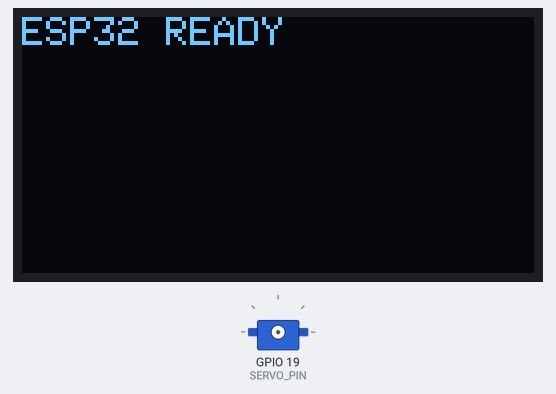
Bench run of a sketch on a simulated ESP32. On the bench: 128×64 one-colour display, servo. I2S audio is not simulated (input reads silence).

Above: at 0.6 s.
At 2.85 s:
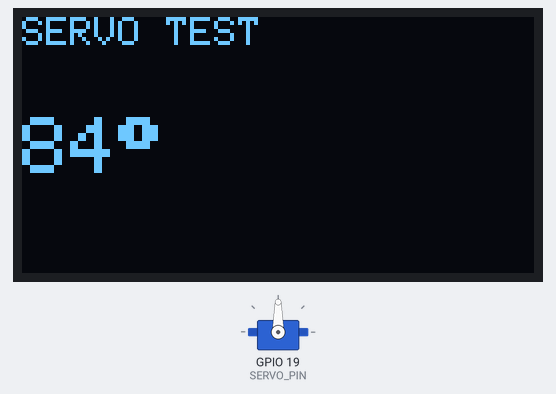
At 5.28 s:
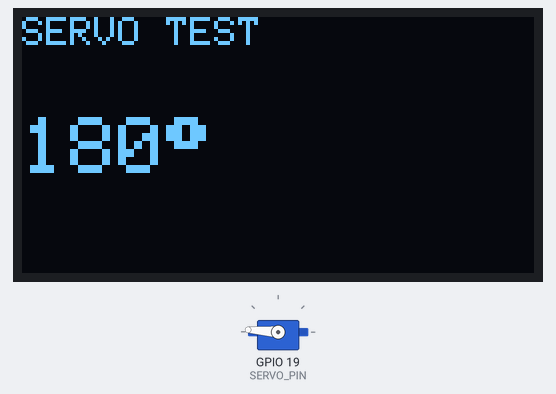
At 9.91 s:
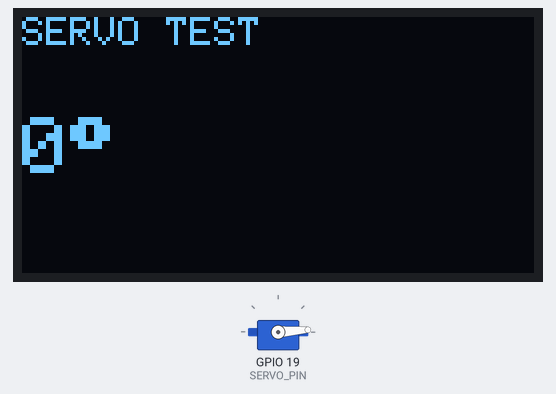
Timing chart, 0 to 40.0 s (numbered marks = the images above):
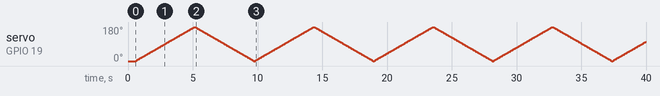

The sketch:

servo-oled.ino
```cpp
#include <Wire.h>
#include <Adafruit_GFX.h>
#include <Adafruit_SSD1306.h>
#include <ESP32Servo.h>
#include <driver/i2s.h>

/* ================= OLED ================= */
#define I2C_SDA 22
#define I2C_SCL 21
#define OLED_ADDR 0x3C

Adafruit_SSD1306 display(128, 64, &Wire, -1);

/* ================= SERVO ================= */
#define SERVO_PIN 19
Servo myServo;

/* ================= MIC (I2S RX) ================= */
#define MIC_BCLK  27
#define MIC_WS    32
#define MIC_SD    33

/* ================= SPEAKER (I2S TX) ================= */
#define SPK_BCLK  14
#define SPK_LRC   15
#define SPK_DOUT  25

#define I2S_MIC_PORT I2S_NUM_0
#define I2S_SPK_PORT I2S_NUM_1

/* ================= SETUP ================= */
void setup() {
  Serial.begin(115200);
  delay(500);

  /* ---- I2C ---- */
  Wire.begin(I2C_SDA, I2C_SCL);

  /* ---- OLED ---- */
  if (!display.begin(SSD1306_SWITCHCAPVCC, OLED_ADDR)) {
    Serial.println("OLED gagal");
    while (1);
  }

  display.clearDisplay();
  display.setTextColor(SSD1306_WHITE);
  display.setTextSize(1);
  display.setCursor(0, 0);
  display.println("ESP32 READY");
  display.display();

  /* ---- SERVO ---- */
  myServo.setPeriodHertz(50);                 // 50Hz
  myServo.attach(SERVO_PIN, 500, 2500);       // pulse aman
  myServo.write(0);

  /* ---- MIC ---- */
  initMic();

  /* ---- SPEAKER ---- */
  initSpeaker();
}

/* ================= LOOP ================= */
void loop() {
  for (int angle = 0; angle <= 180; angle += 2) {
    myServo.write(angle);
    updateOLED(angle);
    delay(25);
  }

  for (int angle = 180; angle >= 0; angle -= 2) {
    myServo.write(angle);
    updateOLED(angle);
    delay(25);
  }
}

/* ================= OLED ================= */
void updateOLED(int angle) {
  display.clearDisplay();
  display.setTextSize(1);
  display.setCursor(0, 0);
  display.println("SERVO TEST");

  display.setTextSize(2);
  display.setCursor(0, 25);
  display.print(angle);
  display.print((char)247);
  display.print(" ");

  display.display();
}

/* ================= MIC INIT ================= */
void initMic() {
  i2s_config_t mic_config = {
    .mode = (i2s_mode_t)(I2S_MODE_MASTER | I2S_MODE_RX),
    .sample_rate = 16000,
    .bits_per_sample = I2S_BITS_PER_SAMPLE_32BIT,
    .channel_format = I2S_CHANNEL_FMT_ONLY_LEFT,
    .communication_format = I2S_COMM_FORMAT_STAND_I2S,
    .intr_alloc_flags = ESP_INTR_FLAG_LEVEL1,
    .dma_buf_count = 6,
    .dma_buf_len = 256,
    .use_apll = false
  };

  i2s_pin_config_t mic_pins = {
    .bck_io_num = MIC_BCLK,
    .ws_io_num = MIC_WS,
    .data_out_num = I2S_PIN_NO_CHANGE,
    .data_in_num = MIC_SD
  };

  i2s_driver_install(I2S_MIC_PORT, &mic_config, 0, NULL);
  i2s_set_pin(I2S_MIC_PORT, &mic_pins);
}

/* ================= SPEAKER INIT ================= */
void initSpeaker() {
  i2s_config_t spk_config = {
    .mode = (i2s_mode_t)(I2S_MODE_MASTER | I2S_MODE_TX),
    .sample_rate = 16000,
    .bits_per_sample = I2S_BITS_PER_SAMPLE_16BIT,
    .channel_format = I2S_CHANNEL_FMT_ONLY_LEFT,
    .communication_format = I2S_COMM_FORMAT_STAND_I2S,
    .intr_alloc_flags = ESP_INTR_FLAG_LEVEL1,
    .dma_buf_count = 6,
    .dma_buf_len = 256,
    .use_apll = false
  };

  i2s_pin_config_t spk_pins = {
    .bck_io_num = SPK_BCLK,
    .ws_io_num = SPK_LRC,
    .data_out_num = SPK_DOUT,
    .data_in_num = I2S_PIN_NO_CHANGE
  };

  i2s_driver_install(I2S_SPK_PORT, &spk_config, 0, NULL);
  i2s_set_pin(I2S_SPK_PORT, &spk_pins);
}
```
